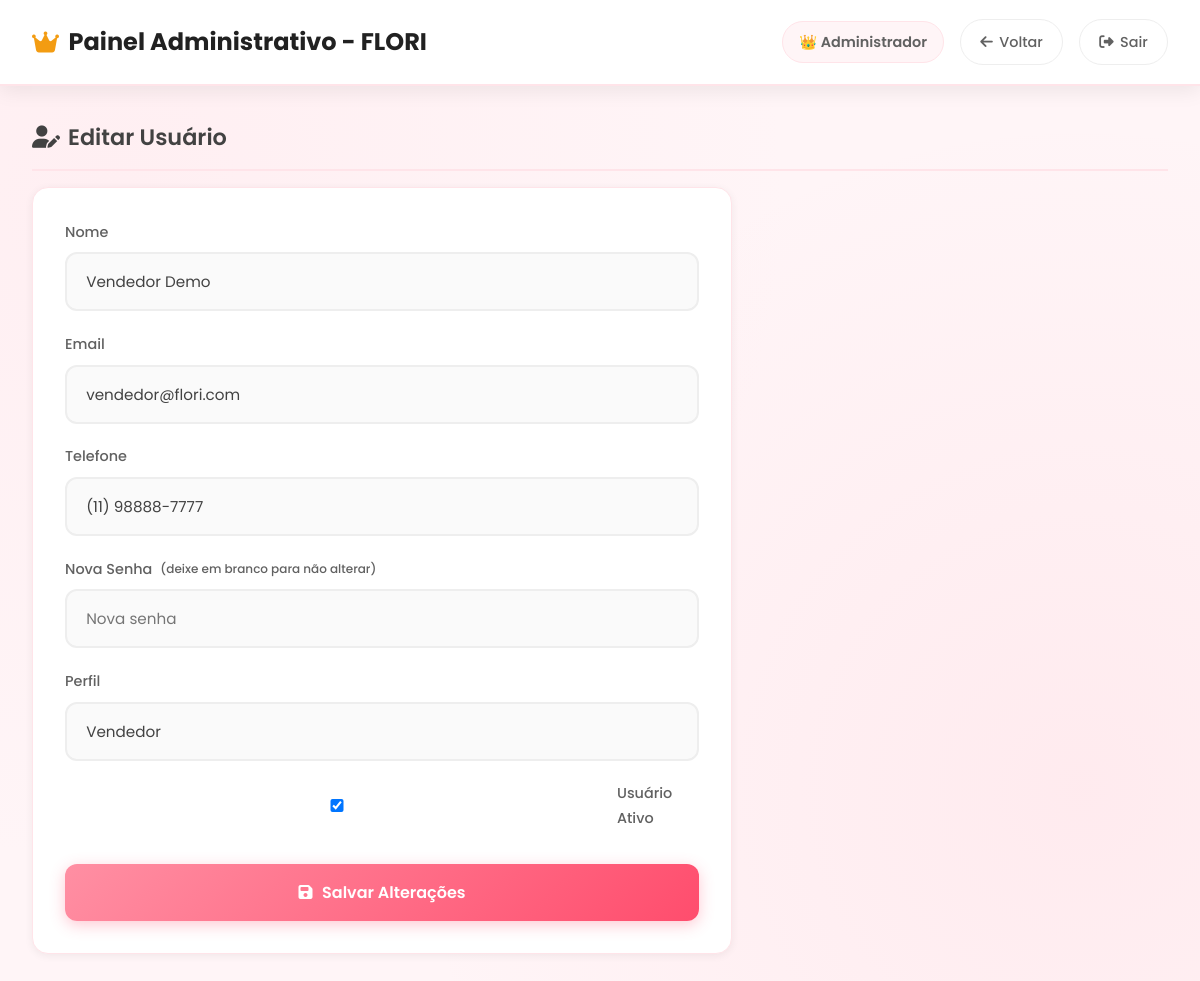
The page /view/admin/editar_usuario.php?id=2 (signed in) on the database its author committed.
### tables this page shows
CREATE TABLE IF NOT EXISTS usuario (
    id_usuario INT AUTO_INCREMENT PRIMARY KEY,
    nome VARCHAR(100) NOT NULL,
    telefone VARCHAR(20),
    id_perfil INT NOT NULL,
    
    FOREIGN KEY (id_perfil) REFERENCES perfil(id_perfil)
);

CREATE TABLE IF NOT EXISTS perfil (
    id_perfil INT AUTO_INCREMENT PRIMARY KEY,
    nome VARCHAR(50) NOT NULL UNIQUE
);

### config/Database.php (called while the page is built)
<?php
class Database {
    private static $instance = null;
    private $host = 'localhost';
    private $dbname = 'floricultura_db';
    private $user = 'root';
    private $pass = '';
    private $conn;
    private function __construct() {
        try {
            $this->conn = new PDO(
                "mysql:host={$this->host};dbname={$this->dbname};charset=utf8mb4",
                $this->user,
                $this->pass,
                [
                    PDO::ATTR_ERRMODE => PDO::ERRMODE_EXCEPTION,
                    PDO::ATTR_DEFAULT_FETCH_MODE => PDO::FETCH_ASSOC,
                    PDO::ATTR_EMULATE_PREPARES => false
                ]
            );
        } catch (PDOException $e) {
            die("Erro de conexão: " . $e->getMessage());
        }
    }
    public static function getInstance() {
        if (self::$instance === null) {
            self::$instance = new self();
        }
        return self::$instance;
    }
    public function getConnection() {
        return $this->conn;
    }
}
?>

### model/dao/UsuarioDAO.php (called while the page is built, shortened)
<?php
require_once __DIR__ . '/../../config/Database.php';
require_once __DIR__ . '/dto/UsuarioDTO.php';
class UsuarioDAO {
    private $conn;
    public function __construct() {
        $this->conn = Database::getInstance()->getConnection();
    }
    public function buscarPorId($id) {
        $sql = "SELECT u.*, p.nome as nome_perfil, l.email, l.ativo,
                       f.id_floricultura, f.nome as nome_floricultura
                FROM usuario u
                JOIN perfil p ON u.id_perfil = p.id_perfil
                JOIN login l ON u.id_usuario = l.id_usuario
                LEFT JOIN floricultura f ON u.id_usuario = f.id_usuario
                WHERE u.id_usuario = :id";
        $stmt = $this->conn->prepare($sql);
        $stmt->execute([':id' => $id]);
        $row = $stmt->fetch();
        if ($row) {
            return $this->rowToDTO($row);
        }
        return null;
    }
    private function rowToDTO($row) {
        $dto = new UsuarioDTO();
        $dto->setIdUsuario($row['id_usuario']);
        $dto->setNome($row['nome']);
        $dto->setTelefone($row['telefone'] ?? '');
        $dto->setIdPerfil($row['id_perfil']);
        $dto->setNomePerfil($row['nome_perfil'] ?? '');
        $dto->setEmail($row['email'] ?? '');
        $dto->setSenha($row['senha'] ?? '');
        $dto->setAtivo($row['ativo'] ?? true);
        $dto->setIdFloricultura($row['id_floricultura'] ?? null);
        $dto->setNomeFloricultura($row['nome_floricultura'] ?? '');
        $dto->setEndereco($row['endereco'] ?? '');
        $dto->setCidade($row['cidade'] ?? '');
        $dto->setTelefoneFloricultura($row['telefone_floricultura'] ?? '');
        return $dto;
    }
}
?>

### model/dao/dto/UsuarioDTO.php (called while the page is built, shortened)
<?php
class UsuarioDTO {
    private $nome;
    private $telefone;
    private $nome_perfil;
    private $email;
    private $ativo;
    public function getNome() { return $this->nome; }
    public function setNome($nome) { $this->nome = $nome; }
    public function getTelefone() { return $this->telefone; }
    public function setTelefone($tel) { $this->telefone = $tel; }
    public function getNomePerfil() { return $this->nome_perfil; }
    public function setNomePerfil($nome) { $this->nome_perfil = $nome; }
    public function getEmail() { return $this->email; }
    public function setEmail($email) { $this->email = $email; }
    public function getAtivo() { return $this->ativo; }
    public function setAtivo($ativo) { $this->ativo = $ativo; }
}
?>

### view/admin/editar_usuario.php (the view, shortened to what this page needs)
<?php
require_once __DIR__ . '/../../model/dao/UsuarioDAO.php';
$usuarioDAO = new UsuarioDAO();
$id = (int) ($_GET['id'] ?? 0);
$usuario = $usuarioDAO->buscarPorId($id);
?>
<!DOCTYPE html>
<html lang="pt-br">
<head>
    <link rel="stylesheet" href="https://cdnjs.cloudflare.com/ajax/libs/font-awesome/6.5.1/css/all.min.css">
    <link rel="stylesheet" href="../../assets/estilo.css">
</head>
<body>
    <div class="admin-header">
        <h1><i class="fas fa-crown"></i> Painel Administrativo - FLORI</h1>
        <div class="admin-nav">
            <span>👑 <?= htmlspecialchars($_SESSION['usuario_nome']) ?></span>
            <a href="dashboard.php"><i class="fas fa-arrow-left"></i> Voltar</a>
            <a href="../../controller/AuthController.php?action=logout"><i class="fas fa-sign-out-alt"></i> Sair</a>
        </div>
    </div>
    <div class="admin-dashboard">
        <h2><i class="fas fa-user-edit"></i> Editar Usuário</h2>
        <form method="POST" class="form-produto">
            <div class="form-group">
                <label>Nome</label>
                <input type="text" name="nome" value="<?= htmlspecialchars($usuario->getNome()) ?>" required>
            </div>
            <div class="form-group">
                <label>Email</label>
                <input type="email" value="<?= htmlspecialchars($usuario->getEmail()) ?>" disabled>
            </div>
            <div class="form-group">
                <label>Telefone</label>
                <input type="text" name="telefone" value="<?= htmlspecialchars($usuario->getTelefone()) ?>">
            </div>
            <div class="form-group">
                <label>Nova Senha <small>(deixe em branco para não alterar)</small></label>
                <input type="password" name="senha" placeholder="Nova senha">
            </div>
            <div class="form-group">
                <label>Perfil</label>
                <input type="text" value="<?= ucfirst(htmlspecialchars($usuario->getNomePerfil())) ?>" disabled>
            </div>
            <div class="form-group">
                <label>
                    <input type="checkbox" name="ativo" value="1" <?= $usuario->getAtivo() ? 'checked' : '' ?>>
                    Usuário Ativo
                </label>
            </div>
            <button type="submit" class="btn-primary">
                <i class="fas fa-save"></i> Salvar Alterações
            </button>
        </form>
    </div>
</body>
</html>

### rows shown on the page
usuario: nome "Vendedor Demo", email "vendedor@flori.com", telefone "(11) 98888-7777", id_perfil.nome "Vendedor"

### other values the page prints
$_SESSION['usuario_nome'] "Administrador"
